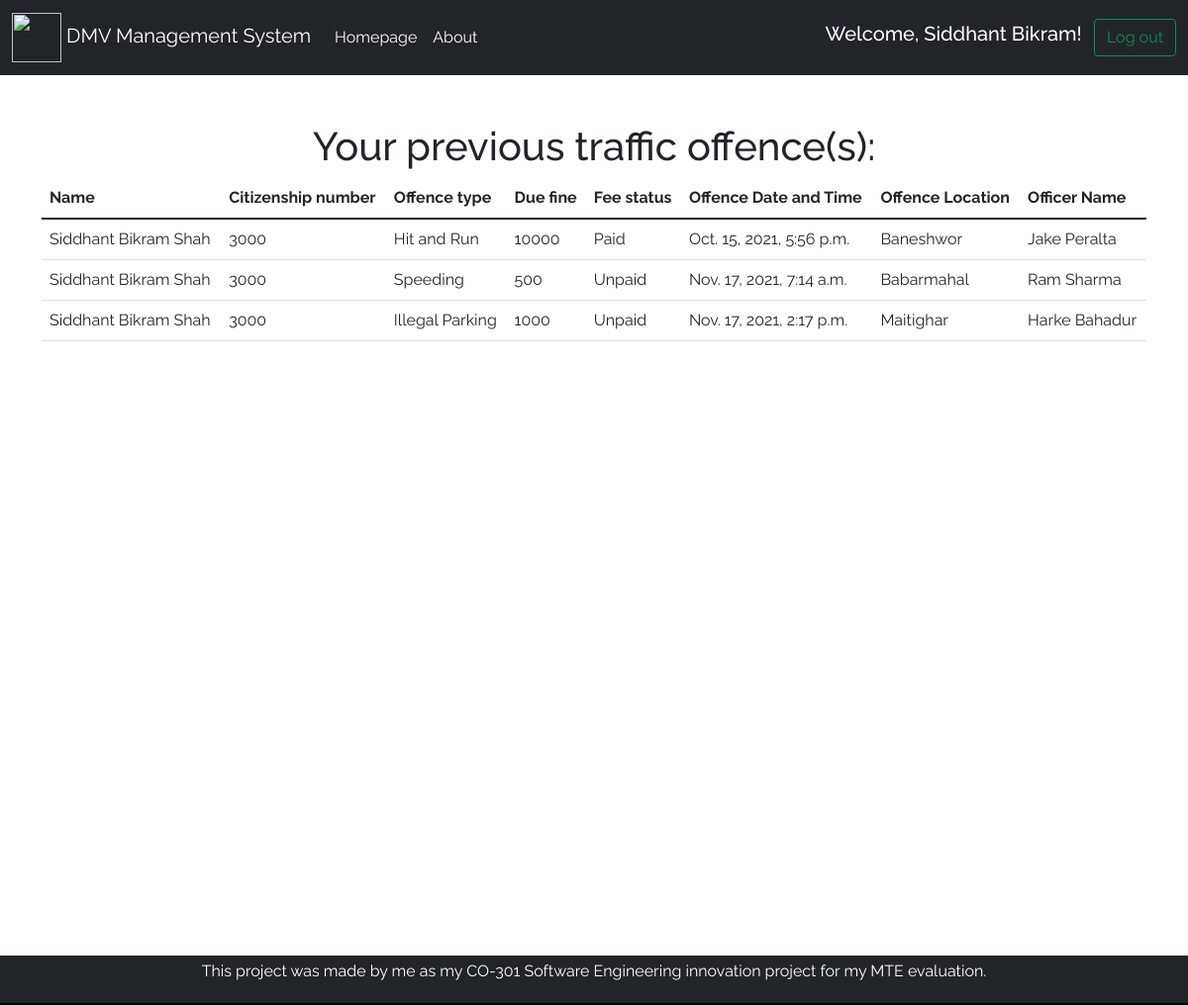
The page /traffic_offences (signed in) on the database its author committed.
### homepage/models.py (models this page shows)
class Profile(models.Model):
    user = models.OneToOneField(User, on_delete=models.CASCADE)
    citizenship = models.CharField(max_length=30, default="1234567890")

class traffic_offence_db(models.Model):
    fee_status_choice=(('Unpaid','Unpaid'),('Paid','Paid'))
    citizenship = models.CharField(max_length=30)
    offence_type=models.CharField(max_length=30)
    due_fine=models.CharField(max_length=30)
    offence_date=models.DateTimeField()
    offence_location=models.CharField(max_length=30)
    officer_name=models.CharField(max_length=30, default=' ')
    fee_status=models.CharField(max_length=30,choices=fee_status_choice, default='Unpaid')

### homepage/views.py (the view)
# urls.py: path('traffic_offences', views.traffic_offences, name='traffic_offences'),
def traffic_offences(request):
    if request.user.is_authenticated:
        current_citizenship=request.user.profile.citizenship
        traffic_offences= traffic_offence_db.objects.filter(citizenship=current_citizenship).order_by('offence_date')
        context ={'offences': traffic_offences}
        return render(request,'traffic_offences.html', context)
    else:
        messages.warning(request, 'Please log in first!')
        return redirect('/')

### templates/traffic_offences.html (shortened to what this page needs)
{% extends 'base.html' %}
{% block body %}
<br />
<section>
  <div class="container-lg">
    <br />
    {% if offences %}
    <h1 style="text-align: center">Your previous traffic offence(s):</h1>
    <table class="table">
      <thead>
        <tr>
          <th scope="col">Name</th>
          <th scope="col">Citizenship number</th>
          <th scope="col">Offence type</th>
          <th scope="col">Due fine</th>
          <th scope="col">Fee status</th>
          <th scope="col">Offence Date and Time</th>
          <th scope="col">Offence Location</th>
          <th scope="col">Officer Name</th>
        </tr>
      </thead>
      <tbody>
        {% for offence in offences %}
        <tr>
          <td>{{user.first_name}} {{user.last_name}}</td>
          <td>{{ user.profile.citizenship }}</td>
          <td>{{ offence.offence_type }}</td>
          <td>{{offence.due_fine}}</td>
          <td>{{ offence.fee_status }}</td>
          <td>{{offence.offence_date}}</td>
          <td>{{ offence.offence_location }}</td>
          <td>{{offence.officer_name}}</td>
        </tr>
        {% endfor %}
      </tbody>
    </table>
    {%else%}
    <h1 style="text-align: center">
      You have no traffic offences. Good work, citizen!
    </h1>
    {% endif %}
  </div>
</section>
{% endblock body%}

### templates/base.html (shortened to what this page needs)
<!DOCTYPE html>
<html lang="en">
  <head>
    <link
      href="https://cdn.jsdelivr.net/npm/bootstrap@5.1.3/dist/css/bootstrap.min.css"
      rel="stylesheet"
    />
    {% load static %} <link rel="stylesheet" href={% static 'base.css'%}>
  </head>
  <body>
    <nav class="navbar navbar-expand-lg navbar-dark bg-dark">
      <div class="container-fluid">
        <a class="navbar-brand" href="/">
          <img
            src="https://upload.wikimedia.org/wikipedia/commons/thumb/0/06/Emblem_of_Nepal_%282020%29.svg/1200px-Emblem_of_Nepal_%282020%29.svg.png"
            width="50"
            height="50"
          />
          DMV Management System
        </a>
        <div class="collapse navbar-collapse" id="navbarSupportedContent">
          <ul class="navbar-nav me-auto mb-2 mb-lg-0">
            <li class="nav-item">
              <a class="nav-link active" aria-current="page" href="/"
                >Homepage</a
              >
            </li>
            <li class="nav-item">
              <a class="nav-link active" aria-current="page" href="/about"
                >About</a
              >
            </li>
          </ul>
          {% if user.is_authenticated %}
            <h5 style="color: white">Welcome, {{ user.first_name }}!</h5>
            <a class="btn btn-outline-success my-2 my-sm-0" href="/user_logout">Log out</a>
          {% else %}
          <button class="btn btn-outline-success my-2 my-sm-0" data-bs-toggle="modal" data-bs-target="#loginModal">Log in</button>
          &nbsp;
          <button class="btn btn-outline-success my-2 my-sm-0" data-bs-toggle="modal" data-bs-target="#registerModal">Register</button>
          {% endif %}
        </div>
      </div>
    </nav>
    {% block body%}{% endblock body%}
    <footer class="bg-dark text-center text-white">
      <div class="container p-1">
        <section class="mb-1">
          <p>
            This project was made by me as my CO-301 Software Engineering innovation project for my MTE evaluation.
          </p>
        </section>
      </div>
    </footer>
  </body>
</html>

### static/base.css (style rules this page uses)
h1, h2, h3, h4, h5, h6 { font-family: 'Raleway', sans-serif !important; }
p, div, a { font-family: 'Raleway', sans-serif !important; }
a { text-decoration: none; color:black; }
html { position: relative; min-height: 100%; padding-bottom:10px; }
body { margin-bottom: 60px; }
footer { position: absolute; bottom: 0; width: 100%; height: 50px; }

### rows shown on the page
traffic_offence_db: offence_type "Hit and Run", due_fine "10000", fee_status "Paid", offence_date "Oct. 15, 2021, 5:56 p.m.", offence_location "Baneshwor", officer_name "Jake Peralta"
traffic_offence_db: offence_type "Speeding", due_fine "500", fee_status "Unpaid", offence_date "Nov. 17, 2021, 7:14 a.m.", offence_location "Babarmahal", officer_name "Ram Sharma"
traffic_offence_db: offence_type "Illegal Parking", due_fine "1000", fee_status "Unpaid", offence_date "Nov. 17, 2021, 2:17 p.m.", offence_location "Maitighar", officer_name "Harke Bahadur"

### other values the page prints
{{ user.first_name }} "Siddhant Bikram"
{{ user.last_name }} "Shah"
{{ user.profile.citizenship }} "3000"
